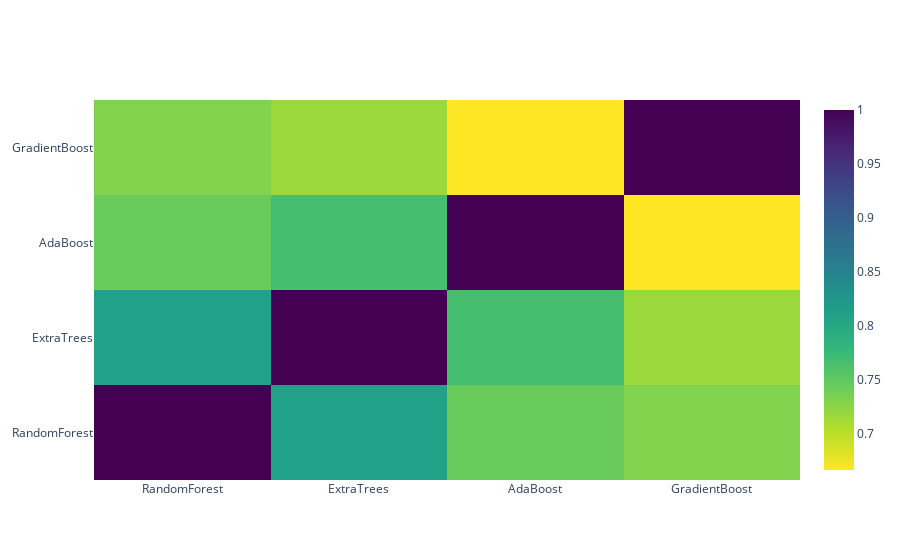

This figure's notebook cell:
### Code cell
#plot the correlation between these predictions
data = [
    go.Heatmap(
        z= base_predictions_train.astype(float).corr().values ,
        x=base_predictions_train.columns.values,
        y= base_predictions_train.columns.values,
          colorscale='Viridis',
            showscale=True,
            reversescale = True
    )
]
py.iplot(data, filename='labelled-heatmap')

### Figure 1 — Plotly figure (JSON) as saved in the notebook; plotly's stock layout.template omitted (floating-point values rounded to 4 significant figures)
{"data": [{"colorscale": [[0, "#440154"], [0.1111, "#482878"], [0.2222, "#3e4989"], [0.3333, "#31688e"], [0.4444, "#26828e"], [0.5556, "#1f9e89"], [0.6667, "#35b779"], [0.7778, "#6ece58"], [0.8889, "#b5de2b"], [1, "#fde725"]], "reversescale": true, "showscale": true, "type": "heatmap", "x": ["RandomForest", "ExtraTrees", "AdaBoost", "GradientBoost"], "y": ["RandomForest", "ExtraTrees", "AdaBoost", "GradientBoost"], "z": [[1, 0.8106, 0.7449, 0.7305], [0.8106, 1, 0.7666, 0.7174], [0.7449, 0.7666, 1, 0.6666], [0.7305, 0.7174, 0.6666, 1]]}], "layout": {}}
